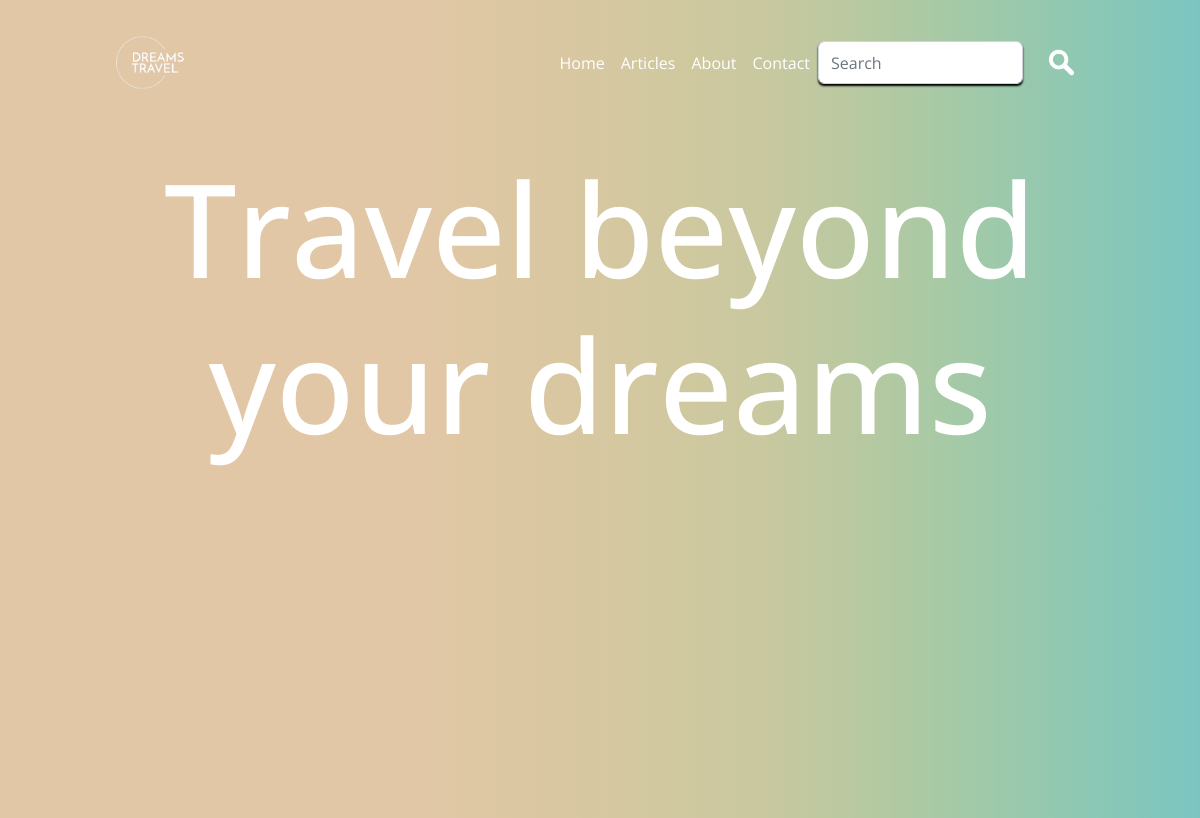
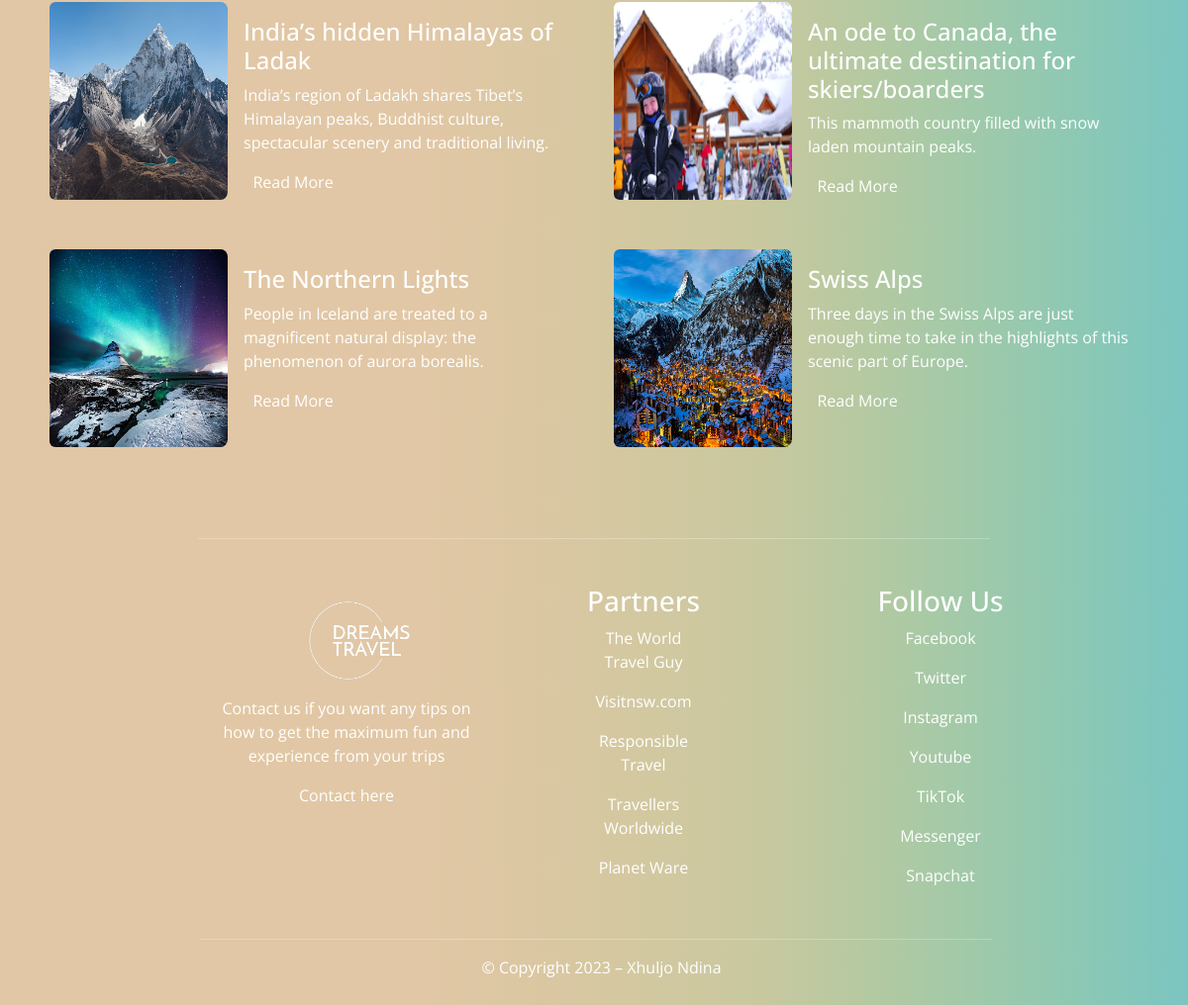
Page /category/1 on the committed database (2 pictures, top to bottom).
### dreamstravel/models.py (models this page shows, shortened)
class Articles(models.Model):
    articles_id = models.AutoField(primary_key=True)
    articles_name = models.CharField(max_length=100, null=True, blank=True)
    articles_image = models.FileField(upload_to="media/")
    articles_description = models.TextField(max_length=10000, null=True, blank=True)
    articles_lines = models.TextField(max_length=10000, null=True, blank=True)
    articles_categories= models.ForeignKey(Category, on_delete=models.CASCADE, null=True, blank=True)

### dreamstravel/views.py (the view)
# urls.py: path('category/<id>', views.category, name='category'),
def category(request, id):
    categories = Category.objects.get(category_id=id)
    categori = Articles.objects.filter(articles_categories=categories)
    category = Category.objects.all().order_by("-category_id")
    context = {"category":category, "categories":categories, "categori":categori}
    return render(request, 'category.html', context)

### dreamstravel/templates/category.html (shortened to what this page needs)
<!DOCTYPE html>
{% extends 'index.html' %}
{% load static %}
{% block content %}
<div class="container">
 <div class="row">
    {% for article in categori %}
  <div class="read card mb-3" style="max-width: 540px;">
    <div class="row g-0">
      <div class="col-md-4">
        <img src="{{article.articles_image.url}}" class="img-fluid rounded-start" alt="...">
      </div>
      <div class="col-md-8">
        <div class="card-body">
          <h4 class="card-title">{{article.articles_name}}</h4>
          <p>{{article.articles_lines}}</p>
          <a href="../article/{{article.articles_id}}"><button id="button">Read More</button></a>
        </div>
      </div>
    </div>
  </div>
  {% endfor %}
 </div>
</div>
{% endblock %}

### static/css/style.css (style rules this page uses)
* { margin: 0; padding: 0; font-family: 'Open Sans', sans-serif; }
body { background-image: linear-gradient(to left, #7bc5c1, #8cc8b4, #a0c9a9, #b5c9a1, #c9c89f, #d2c8a0, #dac7a2, #e1c7a5, #e1c7a5, #e1c7a5, #e1c7a5, #e1c7a5); color: #fff; }
#button { width: 100px; border-radius: 60%; border-style: none; color: #fff; background-color: transparent; }
a { color: #fff; }
.card { background: transparent; border: none; margin-top: 20px; }
.card img { border-radius: 4%; }
@media screen and (min-width:850px) { .card { margin: 20px 10px; padding: 0; margin-left: 20px; } }
@media screen and (min-width:850px) { .card img { height: 200px; } }

### rows in the picture
Articles: articles_image (picture), articles_name "India’s hidden Himalayas of Ladak", articles_lines "India’s region of Ladakh shares Tibet’s Himalayan peaks, Buddhist culture, spectacular scenery and traditional living."
Articles: articles_image (picture), articles_name "An ode to Canada, the ultimate destination for skiers/boarders", articles_lines "This mammoth country filled with snow laden mountain peaks."
Articles: articles_image (picture), articles_name "The Northern Lights", articles_lines "People in Iceland are treated to a magnificent natural display: the phenomenon of aurora borealis."
Articles: articles_image (picture), articles_name "Swiss Alps", articles_lines "Three days in the Swiss Alps are just enough time to take in the highlights of this scenic part of Europe."
